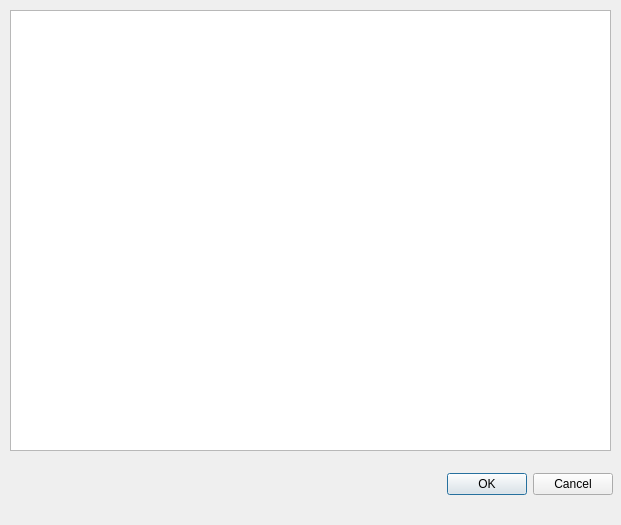
<?xml version="1.0" encoding="UTF-8"?>
<ui version="4.0">
 <class>parmsEditor</class>
 <widget class="QWidget" name="parmsEditor">
  <property name="geometry">
   <rect>
    <x>0</x>
    <y>0</y>
    <width>621</width>
    <height>525</height>
   </rect>
  </property>
  <property name="windowTitle">
   <string>Form</string>
  </property>
  <widget class="QDialogButtonBox" name="parmsButtonBox">
   <property name="geometry">
    <rect>
     <x>420</x>
     <y>470</y>
     <width>193</width>
     <height>28</height>
    </rect>
   </property>
   <property name="standardButtons">
    <set>QDialogButtonBox::Cancel|QDialogButtonBox::Ok</set>
   </property>
  </widget>
  <widget class="QPlainTextEdit" name="parmsPlainTextEdit">
   <property name="geometry">
    <rect>
     <x>10</x>
     <y>10</y>
     <width>601</width>
     <height>441</height>
    </rect>
   </property>
  </widget>
 </widget>
 <resources/>
 <connections/>
</ui>
